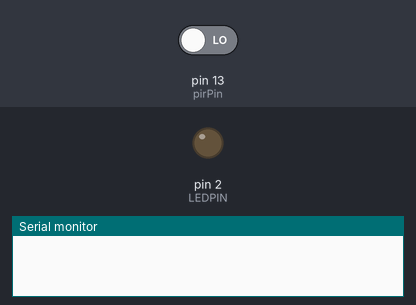
The sketch below on a simulated Arduino Uno, built with avr-gcc and run on an emulated ATmega328P. On the bench: output pins drawn as LEDs (lit = HIGH), the last lines printed to the serial monitor. Inputs (shaded band) come from the test bench; at power-on: pin 13 (pirPin) LOW.

Above: at 1.2 s.
1.3 s: pin 13 (pirPin) driven HIGH
At 1.7 s:
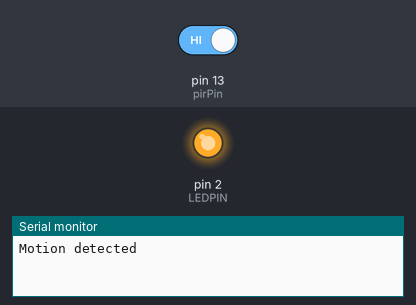
3.3 s: pin 13 (pirPin) driven LOW
Timing chart, 0 to 6.3 s (numbered marks = the images above; inputs shaded):
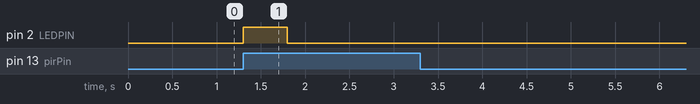

Measured:
- after the input at 1.3 s, pin 2 (LEDPIN): LOW → HIGH at once, → LOW 0.50 s later

The sketch:

iiot_3_2.ino
```cpp
int pirPin = 13;
int pirState = LOW;
int val = 0;
int LEDPIN = 2;

void setup() {
    Serial.begin(115200);
    pinMode(pirPin, INPUT);
    pinMode(LEDPIN, OUTPUT);
    digitalWrite(LEDPIN, LOW);
}

void loop() {
    val = digitalRead(pirPin);

    if(val == HIGH) {
        if(pirState == LOW) {
            Serial.println("Motion detected");
            digitalWrite(LEDPIN, HIGH);
            delay(500);
            digitalWrite(LEDPIN, LOW);
            delay(500);
            pirState = HIGH;
        }
    }
    else {
        if(pirState == HIGH) {
            Serial.println("Motion ended");
            digitalWrite(LEDPIN, LOW);
            pirState = LOW;
        }
    }

    delay(100);
}
```
